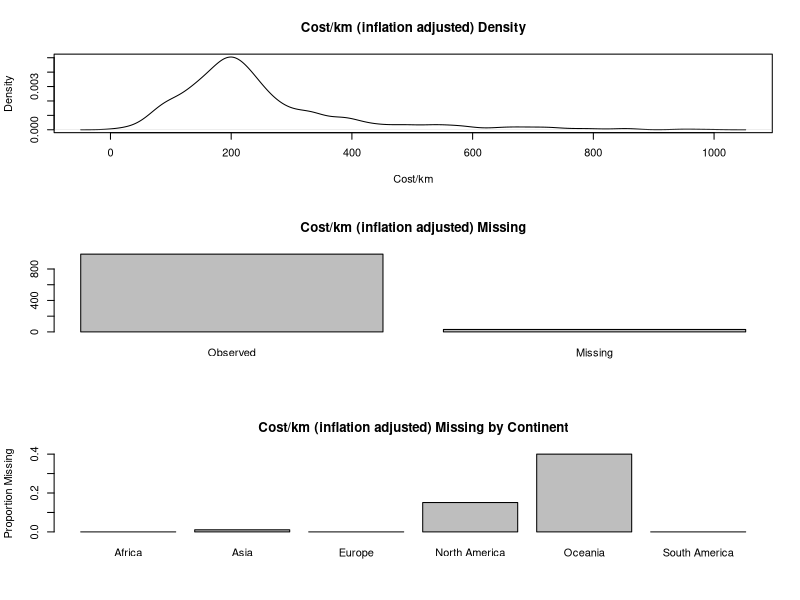
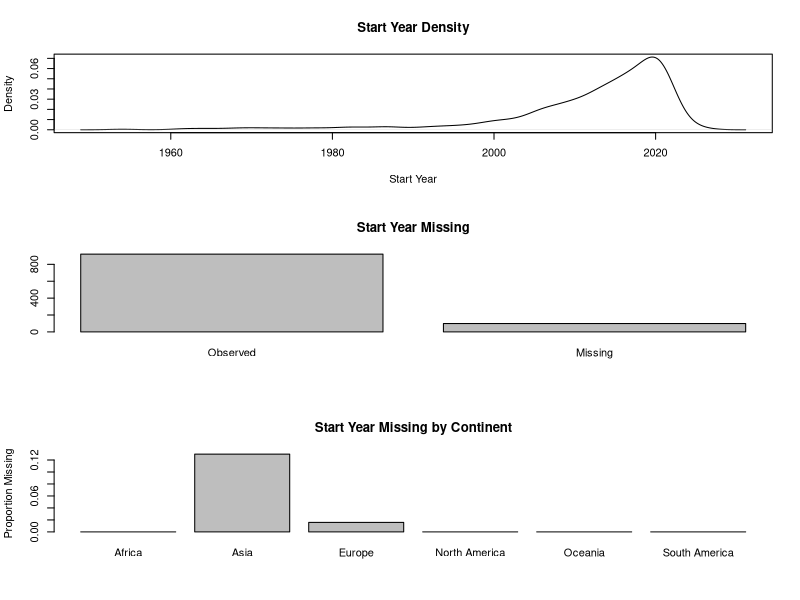
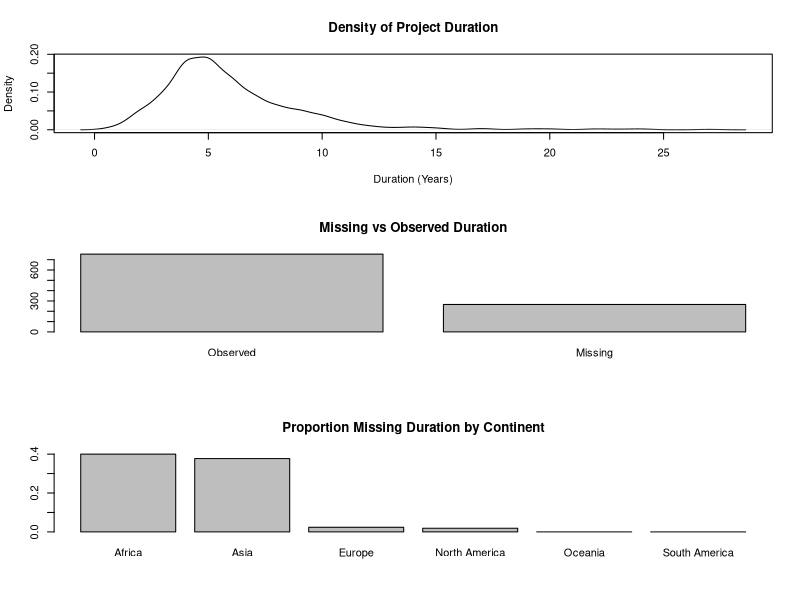
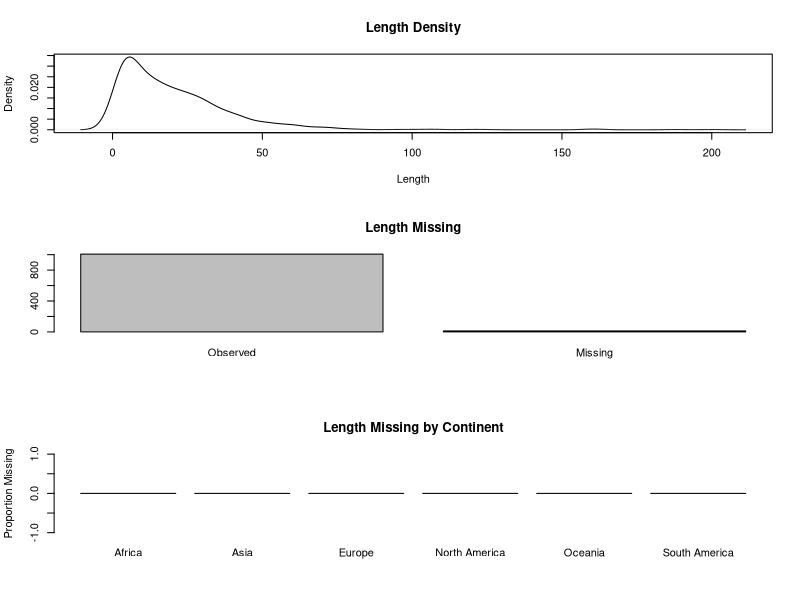
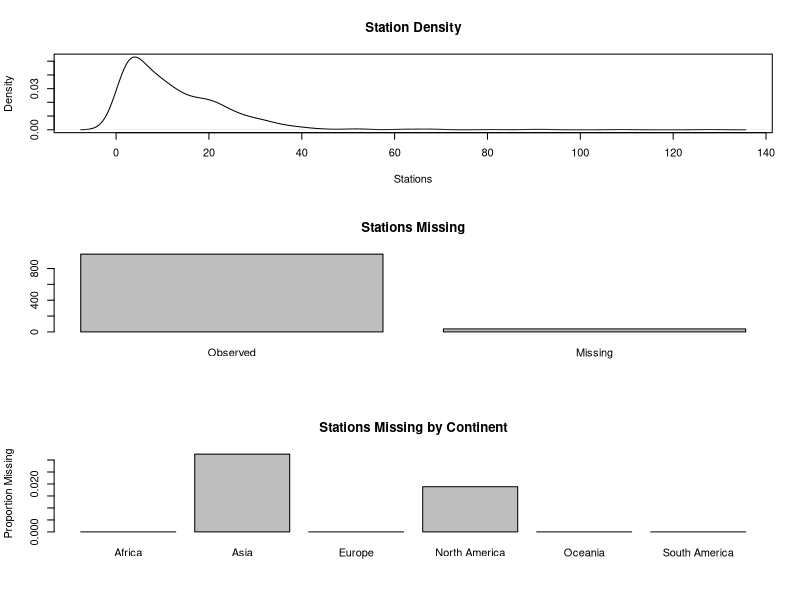
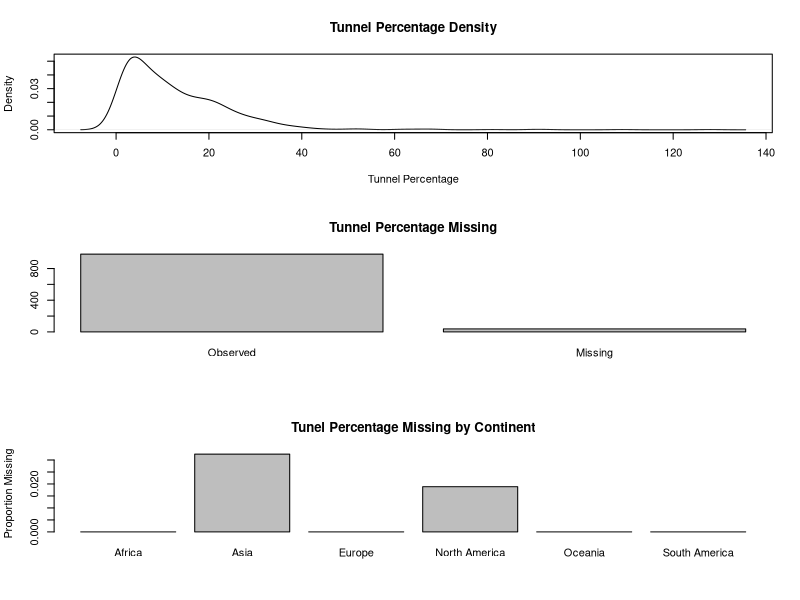
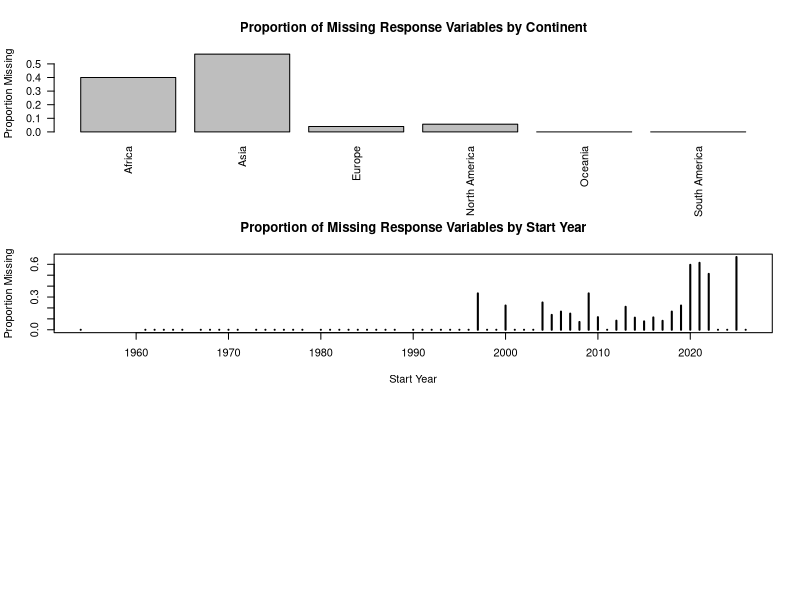

The R script that drew these images, in order:
## ---- chunk 1
library(dplyr)
## ---- chunk 2
## reading in data
df <- read.csv("transit-1-16-2026.csv")

df <- df %>%
  mutate(
    City = as.factor(City),
    Country = as.factor(Country)
  )

df$Length <- as.numeric(df$Length)
df$Stations <- as.numeric(df$Stations)
df$TunnelPer <- gsub("%", "", df$TunnelPer)
df$TunnelPer <- as.numeric(df$Stations)
df$Cost.km..2023.dollars. <- as.numeric(df$Cost.km..2023.dollars.)

# Convert to numeric
df$TunnelPer <- as.numeric(df$TunnelPer)

##duration
df$Start.year <- as.numeric(df$Start.year)
df$End.year   <- as.numeric(df$End.year)
df$Duration_years <- df$End.year - df$Start.year

##continent
df <- df %>%
  mutate(
    Continent = case_when(
      Country %in% c("US", "CA", "MX", "PA") ~ "North America",
      Country %in% c("BR", "AR", "CL", "CO", "PE", "EC") ~ "South America",
      Country %in% c("GB", "FR", "DE", "ES", "IT", "NL", "NO",
                     "SE", "DK", "FI", "AT", "BE", "BG",
                     "CZ", "GR", "HU", "CH") ~ "Europe",
      Country %in% c("CN", "JP", "KR", "IN", "HK", "ID",
                     "IL", "IR", "MY", "BD", "TH", "AE",
                     "BH", "KW") ~ "Asia",
      Country %in% c("AU", "NZ") ~ "Oceania",
      Country %in% c("EG", "ZA") ~ "Africa",
      TRUE ~ NA_character_
    ),
    Continent = as.factor(Continent)
  )

print(colnames(df))
## ---- chunk 3
par(mfrow = c(3, 1))
## cost per km (inflation adjusted)
plot(density(df$Cost.km..2023.dollars., na.rm = TRUE),
     main = "Cost/km (inflation adjusted) Density",
     xlab = "Cost/km")

missing_cost_km_inf <- is.na(df$Cost.km..2023.dollars.)

barplot(table(missing_cost_km_inf),
        main = "Cost/km (inflation adjusted) Missing",
        names.arg = c("Observed", "Missing"))

barplot(prop.table(table(df$Continent,
                         is.na(df$Cost.km..2023.dollars.)), 1)[,2],
        main = "Cost/km (inflation adjusted) Missing by Continent",
        ylab = "Proportion Missing")


##start year
plot(density(df$Start.year, na.rm = TRUE),
     main = "Start Year Density",
     xlab = "Start Year")

missing_startyear <- is.na(df$Start.year)

barplot(table(missing_startyear),
        main = "Start Year Missing",
        names.arg = c("Observed", "Missing"))

barplot(prop.table(table(df$Continent,
                         is.na(df$Start.year)), 1)[,2],
        main = "Start Year Missing by Continent",
        ylab = "Proportion Missing")

## duration
plot(density(df$Duration_years, na.rm = TRUE),
     main = "Density of Project Duration",
     xlab = "Duration (Years)")

missing_duration <- is.na(df$Duration_years)

barplot(table(missing_duration),
        main = "Missing vs Observed Duration",
        names.arg = c("Observed", "Missing"))

barplot(prop.table(table(df$Continent, is.na(df$Duration_years)), 1)[,2],
        main = "Proportion Missing Duration by Continent")

##length
plot(density(df$Length, na.rm = TRUE),
     main = "Length Density",
     xlab = "Length")

missing_length <- is.na(df$Length)

barplot(table(missing_length),
        main = "Length Missing",
        names.arg = c("Observed", "Missing"))

barplot(prop.table(table(df$Continent,
                         is.na(df$Length)), 1)[,2],
        main = "Length Missing by Continent",
        ylab = "Proportion Missing")

##stations
plot(density(df$Stations, na.rm = TRUE),
     main = "Station Density",
     xlab = "Stations")

missing_stations <- is.na(df$Stations)

barplot(table(missing_stations),
        main = "Stations Missing",
        names.arg = c("Observed", "Missing"))

barplot(prop.table(table(df$Continent,
                         is.na(df$Stations)), 1)[,2],
        main = "Stations Missing by Continent",
        ylab = "Proportion Missing")


##tunnel percentage
plot(density(df$TunnelPer, na.rm = TRUE),
     main = "Tunnel Percentage Density",
     xlab = "Tunnel Percentage")

missing_tunnelper <- is.na(df$TunnelPer)

barplot(table(missing_tunnelper),
        main = "Tunnel Percentage Missing",
        names.arg = c("Observed", "Missing"))

barplot(prop.table(table(df$Continent,
                         is.na(df$TunnelPer)), 1)[,2],
        main = "Tunel Percentage Missing by Continent",
        ylab = "Proportion Missing")

## ---- chunk 4
response_vars <- c("Start.year",
                   "Duration_years",
                   "Length",
                   "Stations",
                   "TunnelPer")

###by continent

df$missing_count <- rowSums(is.na(df[response_vars]))

missing_by_continent <- aggregate(missing_count ~ Continent,
                                   data = df, mean,
                                   na.rm = TRUE)

barplot(missing_by_continent$missing_count,
        names.arg = missing_by_continent$Continent,
        las = 2,
        main = "Proportion of Missing Response Variables by Continent",
        ylab = "Proportion Missing")


##by start year 

response_vars_2 <- c("Duration_years",
                   "Length",
                   "Stations",
                   "TunnelPer")

df$missing_count_2 <- rowSums(is.na(df[response_vars_2]))

missing_by_year <- aggregate(missing_count ~ Start.year,
                              data = df, mean,
                              na.rm = TRUE)

plot(missing_by_year$Start.year,
     missing_by_year$missing_count,
     type = "h",
     lwd = 2,
     xlab = "Start Year",
     ylab = "Proportion Missing",
     main = "Proportion of Missing Response Variables by Start Year")
